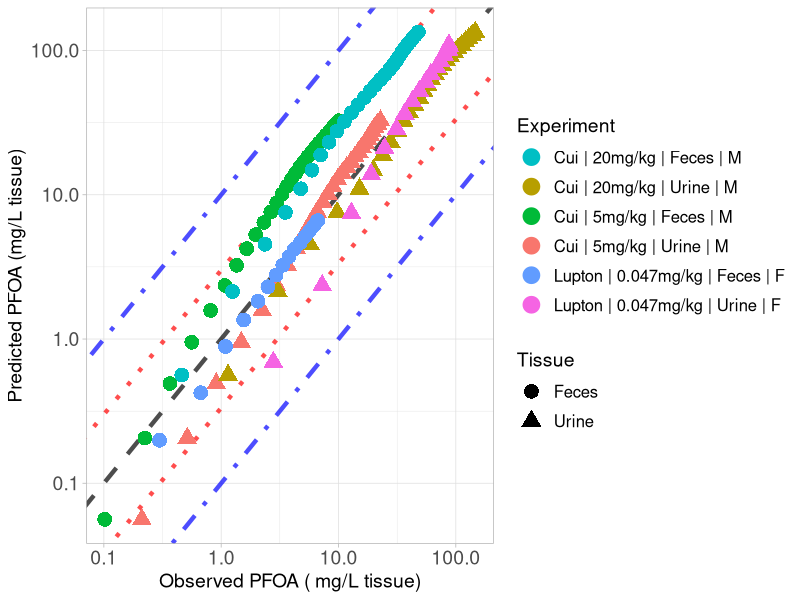

Reproduce this figure in R.
library(ggplot2)

#setwd("C:/Users/ptsir/Documents/GitHub/PFAS_PBK_models/PFOA inhalation Rat/Validation/Validation_results")
setwd("/Users/eviepapakyriakopoulou/Documents/GitHub/PFAS_PBK_models/PFOA inhalation Rat/Validation/Validation_Scenario24i")

# Load Results 

# Results from Cui
Cui_2010_Excreta_results <- read.csv("Cui_2010_Excreta_results.csv", header = T)

Cui_Urine_M_5 <- Cui_2010_Excreta_results[Cui_2010_Excreta_results$Dose == 5 & 
                                            Cui_2010_Excreta_results$Tissue  == "Urine" &
                                            Cui_2010_Excreta_results$Sex == "M", ]
Cui_Urine_M_5$Experiment <- "Cui | 5mg/kg | Urine | M"


Cui_Urine_M_20 <- Cui_2010_Excreta_results[Cui_2010_Excreta_results$Dose == 20 & 
                                            Cui_2010_Excreta_results$Tissue  == "Urine" &
                                            Cui_2010_Excreta_results$Sex == "M", ]
Cui_Urine_M_20$Experiment <- "Cui | 20mg/kg | Urine | M"



Cui_Feces_M_5 <- Cui_2010_Excreta_results[Cui_2010_Excreta_results$Dose == 5 & 
                                            Cui_2010_Excreta_results$Tissue  == "Feces" &
                                            Cui_2010_Excreta_results$Sex == "M", ]
Cui_Feces_M_5$Experiment <- "Cui | 5mg/kg | Feces | M"


Cui_Feces_M_20 <- Cui_2010_Excreta_results[Cui_2010_Excreta_results$Dose == 20 & 
                                            Cui_2010_Excreta_results$Tissue  == "Feces" &
                                            Cui_2010_Excreta_results$Sex == "M", ]
Cui_Feces_M_20$Experiment <- "Cui | 20mg/kg | Feces | M"


#Results from Lupton 2020

Lupton_2020_Excreta_results <- read.csv("Lupton_2020_excreta_results.csv", header = T, colClasses = c("sex" = "character"))


Lupton_Feces_F <- Lupton_2020_Excreta_results[Lupton_2020_Excreta_results$Dose == 0.047 & 
                                              Lupton_2020_Excreta_results$Tissue  == "Feces" &
                                              Lupton_2020_Excreta_results$sex == "F", ]
Lupton_Feces_F$Experiment <- "Lupton | 0.047mg/kg | Feces | F"


Lupton_Urine_F <- Lupton_2020_Excreta_results[Lupton_2020_Excreta_results$Dose == 0.047 & 
                                              Lupton_2020_Excreta_results$Tissue  == "Urine" &
                                              Lupton_2020_Excreta_results$sex == "F", ]
Lupton_Urine_F$Experiment <- "Lupton | 0.047mg/kg | Urine | F"


Experiment <- scales::hue_pal()(6)

names(Experiment) <- unique(c( Cui_Urine_M_5$Experiment, Cui_Urine_M_20$Experiment,
                               Cui_Feces_M_5$Experiment, Cui_Feces_M_20$Experiment,
                               Lupton_Feces_F$Experiment, Lupton_Urine_F$Experiment))



scatter_plot <- ggplot()+
  geom_abline(intercept = log10(1), slope = 1, linetype = "dashed", color = "black", linewidth = 1.5, alpha = 0.7) +  # Identity line in log10 scale
  geom_abline(intercept = log10(3), slope = 1, linetype = "dotted", color = "red", linewidth = 1.5, alpha = 0.7) +  # +3-fold error line
  geom_abline(intercept = log10(1/3), slope = 1, linetype = "dotted", color = "red", linewidth = 1.5, alpha = 0.7) +  # -3-fold error line
  geom_abline(intercept = log10(10), slope = 1, linetype = "dotdash", color = "blue", linewidth = 1.5, alpha = 0.7) +  # +10-fold error line
  geom_abline(intercept = log10(1/10), slope = 1, linetype = "dotdash", color = "blue", linewidth = 1.5, alpha = 0.7) +  # -10-fold error line
  geom_point(data = Cui_Urine_M_5, aes(x=Observed, y=Predicted, color = Experiment, shape = Tissue), size=4, stroke = 1.5)+
  geom_point(data = Cui_Urine_M_20, aes(x=Observed, y=Predicted, color = Experiment, shape = Tissue), size=4, stroke = 1.5)+
  geom_point(data = Cui_Feces_M_5, aes(x=Observed, y=Predicted, color = Experiment, shape = Tissue), size=4, stroke = 1.5)+
  geom_point(data = Cui_Feces_M_20, aes(x=Observed, y=Predicted, color = Experiment, shape = Tissue), size=4, stroke = 1.5)+
  geom_point(data = Lupton_Feces_F, aes(x=Observed, y=Predicted, color = Experiment, shape = Tissue), size=4, stroke = 1.5)+
  geom_point(data = Lupton_Urine_F, aes(x=Observed, y=Predicted, color = Experiment, shape = Tissue), size=4, stroke = 1.5)+
  scale_y_log10()+
  scale_x_log10()+
  scale_color_manual(values = Experiment)+
  theme(legend.spacing.y = unit(1, 'cm')) +
  guides(fill = guide_legend(byrow = TRUE))+
  theme_light()+
  labs(y = "Predicted PFOA (mg/L tissue)",
       x = "Observed PFOA ( mg/L tissue)")+
  theme(plot.title = element_text(hjust = 0.5),
        legend.key.size = unit(0.75, 'cm'),  
        legend.title = element_text(size=14),
        legend.text = element_text(size=12,  hjust = 0),
        axis.text = element_text(size = 14),
        axis.title = element_text(size = 14),
        )

#print(scatter_plot)

ggsave("validation_plot_PFOA_excreta.png", scatter_plot, width = 11, height = 7, units = "in", dpi = 300)
